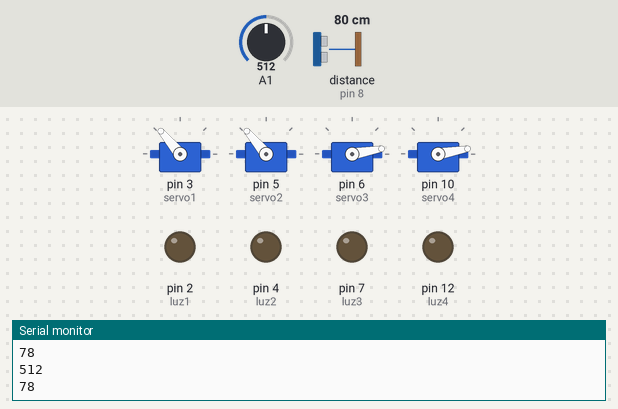
The sketch below on a simulated Arduino Uno, built with avr-gcc and run on an emulated ATmega328P. Parts: 4 × servo, output pins drawn as LEDs (lit = HIGH), the last lines printed to the serial monitor. Wiring (inferred from the names in the program): ultrasonic range finder: trigger pin 9; echo pin 8. The test bench sets the inputs (shaded band); at power-on: distance to the obstacle (sensor on pin 8) 80 cm, A1 = 512. The echo pulse lasts 58.3 µs per cm; pins used as bus, display or sensor lines are not drawn.

Above: at 1.2 s.
1.3 s: distance to the obstacle (sensor on pin 8) set to 24 cm
2.8 s: distance to the obstacle (sensor on pin 8) set to 20 cm
At 4.1 s:
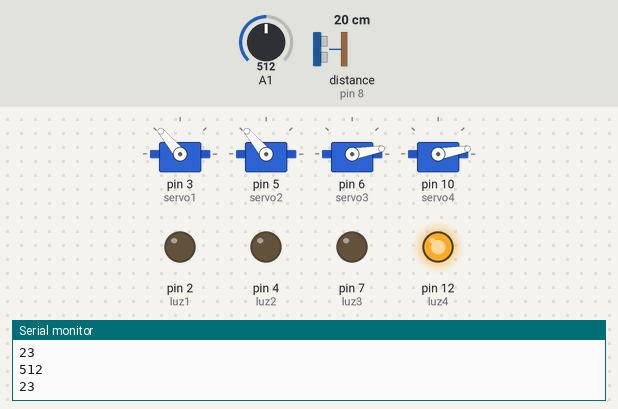
At 7.86 s:
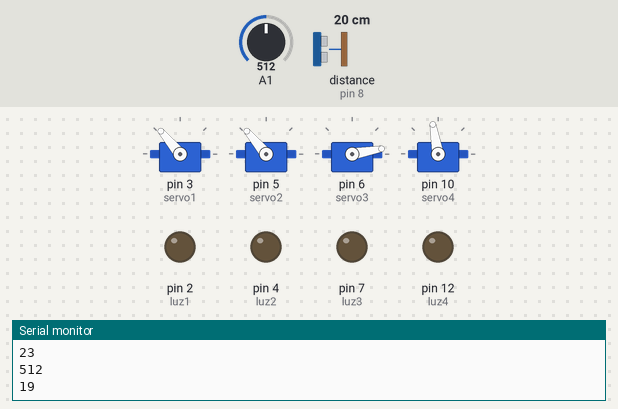
Timing chart, 0 to 9.4 s (numbered marks = the images above; inputs shaded):
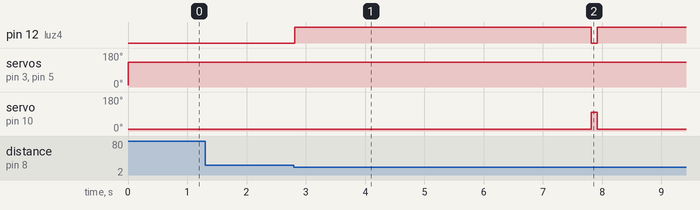

The sketch:

joystick_sr04_servo_luz.ino
```cpp
//pines-casa1---servo(servo1)=3, luz(luz1)=2, joystick(vrx)=A1, DavidyJoséRamón
//pines-casa2---servo(servo2)=5, luz(luz2)=4, joystick(vrx)=A1, JuanAntonioyRaul
//pines-casa3---servo(servo3)=6, luz(luz3)=7, trig(sr04)=9, echo(sr04)=8,
//pines-casa4---servo(servo4)=10, luz(luz4)=12, trig(sr04)=9, echo(sr04)=8,

#include <Servo.h>

/*Variables de las casas controladas por joystick*/
int joystick;
Servo servo1;
int luz1=2;
Servo servo2;
int luz2=4;

/*Variables de la casa controlada por sr04*/
int echo=8;
int trig=9;
long distance;
long duration;
Servo servo3;
int luz3=7;
Servo servo4;
int luz4=12;


void setup() {

  Serial.begin(9600);
  /*COnfiguración de la casas controladas por joystick*/
  pinMode(A1,INPUT);
  servo1.attach(3);
  servo1.write(10);
  pinMode(luz1,OUTPUT);
  digitalWrite(luz1,LOW);
  servo2.attach(5);
  servo2.write(10);
  pinMode(luz2,OUTPUT);
  digitalWrite(luz2,LOW);

  /*COnfiguración de la casas controladas por sr04*/
  pinMode(trig, OUTPUT);
  pinMode(echo, INPUT);
  servo3.attach(6);
  servo3.write(10);
  pinMode(luz3,OUTPUT);
  digitalWrite(luz3,LOW);
  servo4.attach(10);
  servo4.write(10);
  pinMode(luz4,OUTPUT);
  digitalWrite(luz4,LOW);


}

void loop() {
 joystick=analogRead(A1);
 ultra();
 if(joystick <= 300) {
    casa1();
 }
  else if(joystick > 1000) {
    casa2();
  }
  else if(distance<=5){
    casa3();
  }
  else if(distance>5&&distance<=20){
    casa4();
  }
  else{
    nada();
  }


Serial.println(joystick);
Serial.println(distance);

delay(100);

}

void ultra(){
  digitalWrite(trig, LOW);
  delayMicroseconds(2);
  digitalWrite(trig, HIGH);
  delayMicroseconds(10);
  digitalWrite(trig, LOW);
  duration = pulseIn(echo, HIGH);
  distance = duration*0.034/2;
  }

void casa1(){
  servo1.write(280);
  digitalWrite(luz1,HIGH);
  delay(5000);
  servo1.write(100);
  digitalWrite(luz1,LOW);


}

void casa2(){
  servo2.write(10);
  digitalWrite(luz2,HIGH);
  delay(5000);
  servo2.write(100);
  digitalWrite(luz2,LOW);

}

void casa3(){
  servo3.write(10);
  digitalWrite(luz3,HIGH);
  delay(5000);
  servo3.write(100);
  digitalWrite(luz3,LOW);
}

void casa4(){
  servo4.write(10);
  digitalWrite(luz4,HIGH);
  delay(5000);
  servo4.write(100);
  digitalWrite(luz4,LOW);

}

void nada(){
  servo1.write(130);
  digitalWrite(luz1,LOW);
  servo2.write(130);
  digitalWrite(luz2,LOW);
}
```

Measured:
- the behaviour switches between 22 and 21 cm on distance to the obstacle (sensor on pin 8) (found by bisection; images 0 and 1)
- after the input at 2.8 s, pin 12 (luz4): LOW → HIGH at once, → LOW 5.0 s later, → HIGH 0.10 s later; servo on pin 10 (servo4): 10° → 100° after 5.0 s, → 10° 0.10 s later
